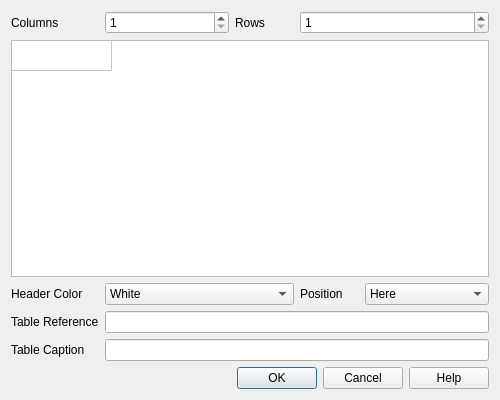
<?xml version="1.0" encoding="UTF-8"?>
<ui version="4.0">
 <class>Dialog_InsertTable</class>
 <widget class="QDialog" name="Dialog_InsertTable">
  <property name="geometry">
   <rect>
    <x>0</x>
    <y>0</y>
    <width>500</width>
    <height>400</height>
   </rect>
  </property>
  <property name="minimumSize">
   <size>
    <width>500</width>
    <height>400</height>
   </size>
  </property>
  <property name="maximumSize">
   <size>
    <width>500</width>
    <height>400</height>
   </size>
  </property>
  <property name="windowTitle">
   <string>LaTeX Office Writer</string>
  </property>
  <layout class="QGridLayout" name="gridLayout">
   <item row="0" column="4" colspan="3">
    <widget class="QSpinBox" name="spinBoxRows">
     <property name="minimum">
      <number>1</number>
     </property>
    </widget>
   </item>
   <item row="1" column="0" colspan="7">
    <widget class="QTableWidget" name="tableWidget">
     <attribute name="horizontalHeaderVisible">
      <bool>false</bool>
     </attribute>
     <attribute name="horizontalHeaderCascadingSectionResizes">
      <bool>false</bool>
     </attribute>
     <attribute name="horizontalHeaderHighlightSections">
      <bool>true</bool>
     </attribute>
     <attribute name="verticalHeaderVisible">
      <bool>false</bool>
     </attribute>
     <row>
      <property name="text">
       <string>Row 1</string>
      </property>
     </row>
     <column>
      <property name="text">
       <string>Column 1</string>
      </property>
     </column>
    </widget>
   </item>
   <item row="0" column="3">
    <widget class="QLabel" name="labelRows">
     <property name="text">
      <string>Rows</string>
     </property>
    </widget>
   </item>
   <item row="0" column="1" colspan="2">
    <widget class="QSpinBox" name="spinBoxColumns">
     <property name="minimum">
      <number>1</number>
     </property>
    </widget>
   </item>
   <item row="0" column="0">
    <widget class="QLabel" name="labelColumns">
     <property name="text">
      <string>Columns</string>
     </property>
    </widget>
   </item>
   <item row="2" column="0">
    <widget class="QLabel" name="labelHeaderColor">
     <property name="text">
      <string>Header Color</string>
     </property>
    </widget>
   </item>
   <item row="3" column="0">
    <widget class="QLabel" name="labelReference">
     <property name="text">
      <string>Table Reference</string>
     </property>
    </widget>
   </item>
   <item row="3" column="1" colspan="6">
    <widget class="QLineEdit" name="lineEditReference"/>
   </item>
   <item row="7" column="0" colspan="7">
    <widget class="QDialogButtonBox" name="buttonBox">
     <property name="orientation">
      <enum>Qt::Horizontal</enum>
     </property>
     <property name="standardButtons">
      <set>QDialogButtonBox::Cancel|QDialogButtonBox::Help|QDialogButtonBox::Ok</set>
     </property>
    </widget>
   </item>
   <item row="4" column="0">
    <widget class="QLabel" name="labelCaption">
     <property name="text">
      <string>Table Caption</string>
     </property>
    </widget>
   </item>
   <item row="4" column="1" colspan="6">
    <widget class="QLineEdit" name="lineEditCaption"/>
   </item>
   <item row="2" column="1" colspan="3">
    <widget class="QComboBox" name="comboBoxColor">
     <item>
      <property name="text">
       <string>White</string>
      </property>
     </item>
     <item>
      <property name="text">
       <string>Gray</string>
      </property>
     </item>
     <item>
      <property name="text">
       <string>Red</string>
      </property>
     </item>
     <item>
      <property name="text">
       <string>Blue</string>
      </property>
     </item>
     <item>
      <property name="text">
       <string>Green</string>
      </property>
     </item>
     <item>
      <property name="text">
       <string>Yellow</string>
      </property>
     </item>
     <item>
      <property name="text">
       <string>Pink</string>
      </property>
     </item>
    </widget>
   </item>
   <item row="2" column="4">
    <widget class="QLabel" name="labelPosition">
     <property name="text">
      <string>Position</string>
     </property>
    </widget>
   </item>
   <item row="2" column="5" colspan="2">
    <widget class="QComboBox" name="comboBoxPosition">
     <item>
      <property name="text">
       <string>Here</string>
      </property>
     </item>
     <item>
      <property name="text">
       <string>Top</string>
      </property>
     </item>
     <item>
      <property name="text">
       <string>Bottom</string>
      </property>
     </item>
    </widget>
   </item>
  </layout>
 </widget>
 <tabstops>
  <tabstop>tableWidget</tabstop>
 </tabstops>
 <resources/>
 <connections>
  <connection>
   <sender>buttonBox</sender>
   <signal>accepted()</signal>
   <receiver>Dialog_InsertTable</receiver>
   <slot>accept()</slot>
   <hints>
    <hint type="sourcelabel">
     <x>248</x>
     <y>254</y>
    </hint>
    <hint type="destinationlabel">
     <x>157</x>
     <y>274</y>
    </hint>
   </hints>
  </connection>
  <connection>
   <sender>buttonBox</sender>
   <signal>rejected()</signal>
   <receiver>Dialog_InsertTable</receiver>
   <slot>reject()</slot>
   <hints>
    <hint type="sourcelabel">
     <x>316</x>
     <y>260</y>
    </hint>
    <hint type="destinationlabel">
     <x>286</x>
     <y>274</y>
    </hint>
   </hints>
  </connection>
 </connections>
</ui>
